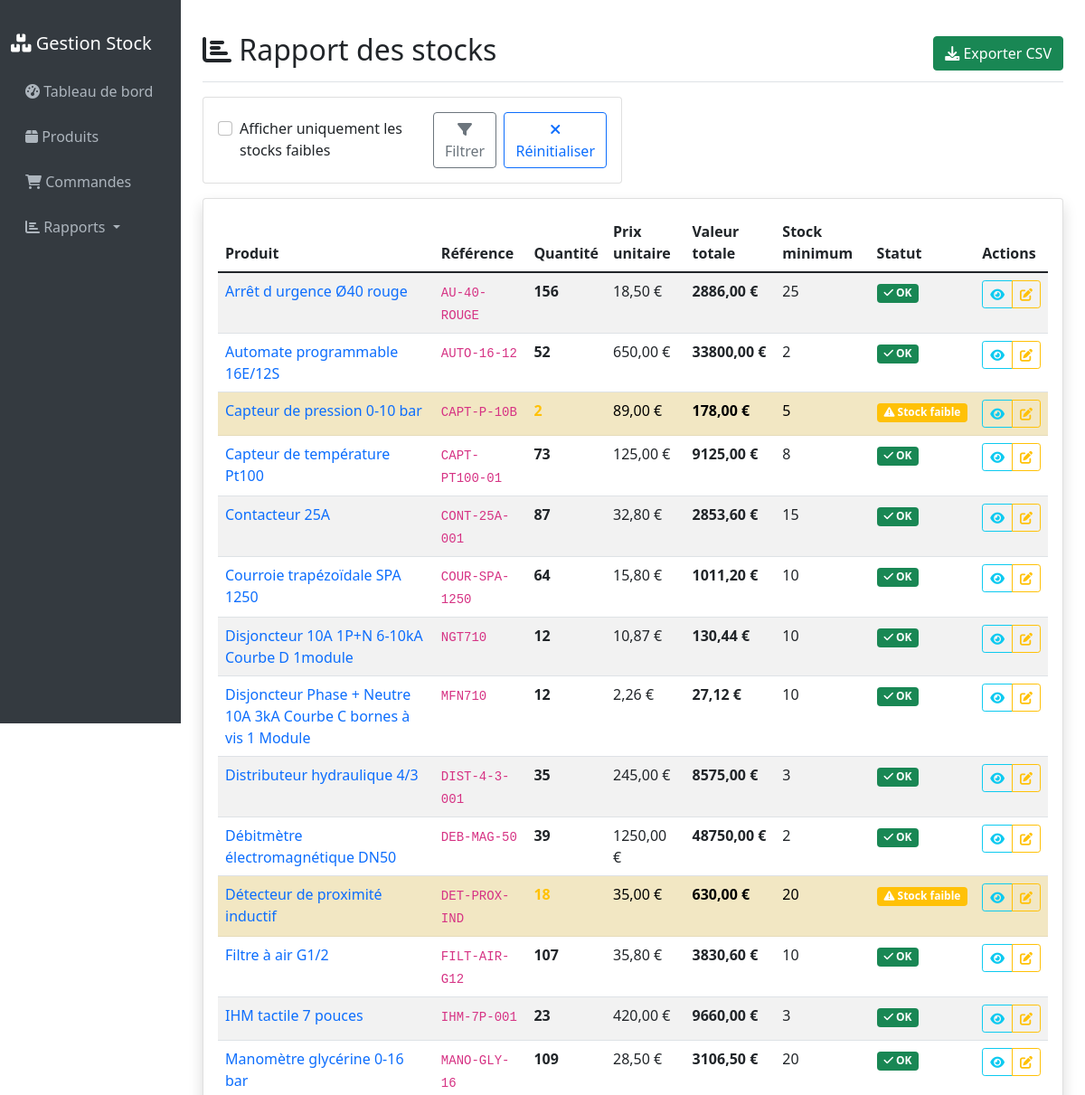
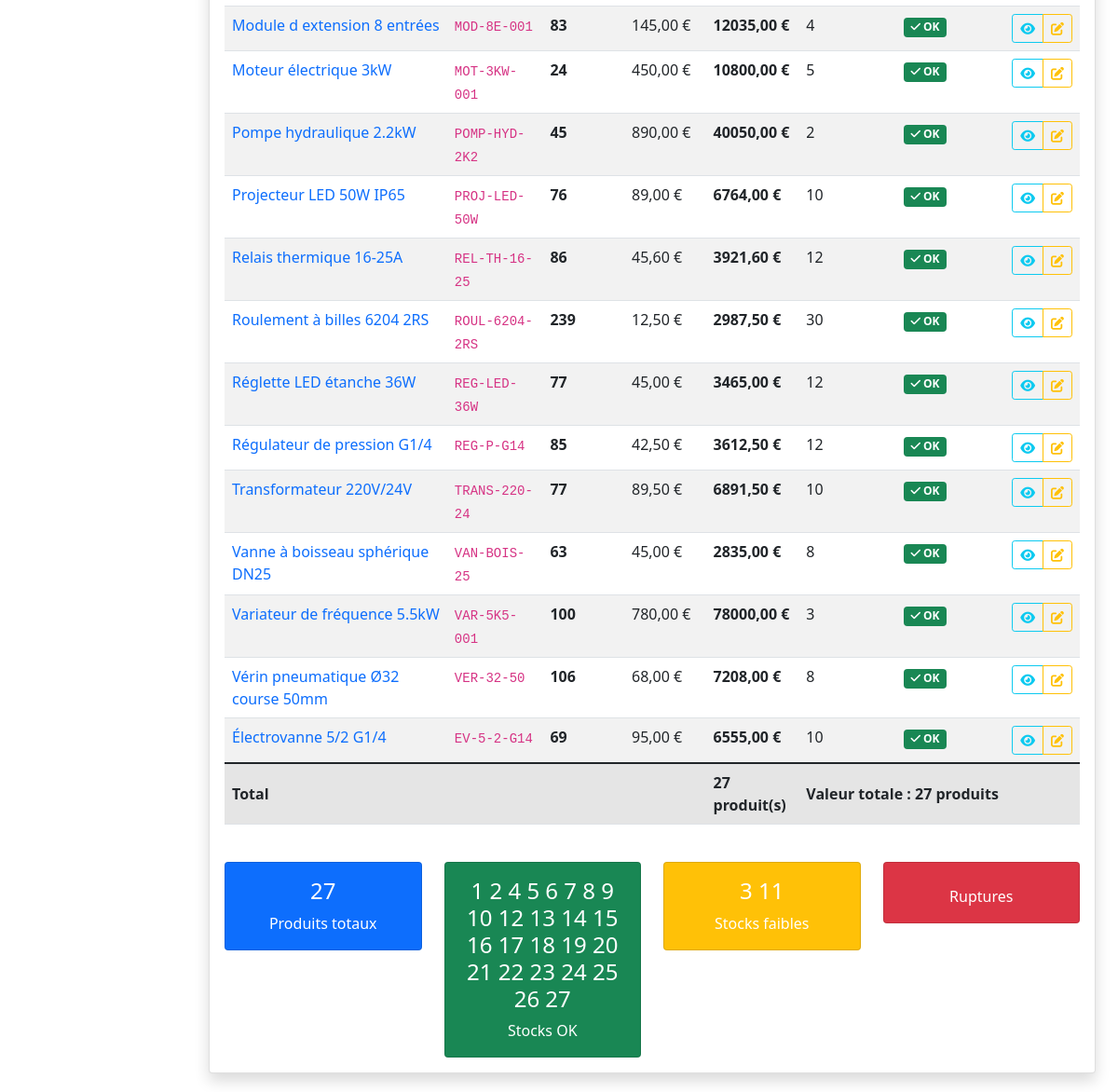
The page /reports/stock/ on the database its author committed (2 pictures, top to bottom).
### inventory/models.py (models this page shows, shortened)
class Product(models.Model):
    name = models.CharField(max_length=255, verbose_name="Nom du produit")
    reference = models.CharField(max_length=100, unique=True, verbose_name="Référence")
    description = models.TextField(blank=True, verbose_name="Description")
    quantity = models.PositiveIntegerField(default=0, verbose_name="Quantité en stock")
    price = models.DecimalField(
        max_digits=10,
        decimal_places=2,
        validators=[MinValueValidator(Decimal('0.01'))],
        verbose_name="Prix unitaire"
    )
    min_stock_level = models.PositiveIntegerField(default=10, verbose_name="Niveau de stock minimum")
    created_at = models.DateTimeField(auto_now_add=True)
    updated_at = models.DateTimeField(auto_now=True)
    class Meta:
        verbose_name = "Produit"
        verbose_name_plural = "Produits"
        ordering = ['name']
    @property
    def is_low_stock(self):
        return self.quantity <= self.min_stock_level
    @property
    def total_value(self):
        return self.quantity * self.price

### inventory/views.py (the view)
# urls.py: path('reports/stock/', views.stock_report, name='stock_report'),
def stock_report(request):
    products = Product.objects.all().order_by('name')
    low_stock_only = request.GET.get('low_stock')
    if low_stock_only:
        products = products.filter(quantity__lte=F('min_stock_level'))
    context = {
        'products': products,
        'low_stock_only': low_stock_only,
    }
    return render(request, 'inventory/stock_report.html', context)

### inventory/templates/inventory/stock_report.html (shortened to what this page needs)
{% extends 'inventory/base.html' %}
{% block content %}
<div class="d-flex justify-content-between flex-wrap flex-md-nowrap align-items-center pt-3 pb-2 mb-3 border-bottom">
    <h1 class="h2"><i class="fas fa-chart-bar"></i> Rapport des stocks</h1>
    <div class="btn-toolbar mb-2 mb-md-0">
        <a href="{% url 'export_stock_csv' %}" class="btn btn-success">
            <i class="fas fa-download"></i> Exporter CSV
        </a>
    </div>
</div>
<div class="row mb-3">
    <div class="col-md-6">
        <div class="card">
            <div class="card-body">
                <form method="get" class="d-flex align-items-center">
                    <div class="form-check me-3">
                        <input class="form-check-input" type="checkbox" name="low_stock" value="1"
                               {% if low_stock_only %}checked{% endif %} id="low_stock_filter">
                        <label class="form-check-label" for="low_stock_filter">
                            Afficher uniquement les stocks faibles
                        </label>
                    </div>
                    <button class="btn btn-outline-secondary" type="submit">
                        <i class="fas fa-filter"></i> Filtrer
                    </button>
                    <a href="{% url 'stock_report' %}" class="btn btn-outline-primary ms-2">
                        <i class="fas fa-times"></i> Réinitialiser
                    </a>
                </form>
            </div>
        </div>
    </div>
</div>
<div class="card shadow">
    <div class="card-body">
        {% if products %}
            <div class="table-responsive">
                <table class="table table-striped">
                    <thead>
                        <tr>
                            <th>Produit</th>
                            <th>Référence</th>
                            <th>Quantité</th>
                            <th>Prix unitaire</th>
                            <th>Valeur totale</th>
                            <th>Stock minimum</th>
                            <th>Statut</th>
                            <th>Actions</th>
                        </tr>
                    </thead>
                    <tbody>
                        {% for product in products %}
                        <tr class="{% if product.quantity == 0 %}table-danger{% elif product.is_low_stock %}table-warning{% endif %}">
                            <td>
                                <a href="{% url 'product_detail' product.pk %}" class="text-decoration-none">
                                    {{ product.name }}
                                </a>
                            </td>
                            <td><code>{{ product.reference }}</code></td>
                            <td>
                                <span class="{% if product.quantity == 0 %}text-danger{% elif product.is_low_stock %}text-warning{% endif %}">
                                    <strong>{{ product.quantity }}</strong>
                                </span>
                            </td>
                            <td>{{ product.price|floatformat:2 }} €</td>
                            <td><strong>{{ product.total_value|floatformat:2 }} €</strong></td>
                            <td>{{ product.min_stock_level }}</td>
                            <td>
                                {% if product.quantity == 0 %}
                                    <span class="badge bg-danger">
                                        <i class="fas fa-times"></i> Rupture
                                    </span>
                                {% elif product.is_low_stock %}
                                    <span class="badge bg-warning">
                                        <i class="fas fa-exclamation-triangle"></i> Stock faible
                                    </span>
                                {% else %}
                                    <span class="badge bg-success">
                                        <i class="fas fa-check"></i> OK
                                    </span>
                                {% endif %}
                            </td>
                            <td>
                                <div class="btn-group btn-group-sm" role="group">
                                    <a href="{% url 'product_detail' product.pk %}" class="btn btn-outline-info">
                                        <i class="fas fa-eye"></i>
                                    </a>
                                    <a href="{% url 'product_update' product.pk %}" class="btn btn-outline-warning">
                                        <i class="fas fa-edit"></i>
                                    </a>
                                </div>
                            </td>
                        </tr>
                        {% endfor %}
                    </tbody>
                    <tfoot>
                        <tr class="table-active">
                            <td colspan="4"><strong>Total</strong></td>
                            <td><strong>{{ products|length }} produit(s)</strong></td>
                            <td colspan="3">
                                <strong>
                                    Valeur totale :
                                    {% widthratio products 1 1 as total_value %}
                                    {{ products|length|add:0 }} produits
                                </strong>
                            </td>
                        </tr>
                    </tfoot>
                </table>
            </div>
            <div class="row mt-4">
                <div class="col-md-3">
                    <div class="card bg-primary text-white">
                        <div class="card-body text-center">
                            <h4>{{ products|length }}</h4>
                            <p class="mb-0">Produits totaux</p>
                        </div>
                    </div>
                </div>
                <div class="col-md-3">
                    <div class="card bg-success text-white">
                        <div class="card-body text-center">
                            <h4>
                                {% for product in products %}
                                    {% if not product.is_low_stock and product.quantity > 0 %}{{ forloop.counter0|add:1 }}{% endif %}
                                {% empty %}0{% endfor %}
                            </h4>
                            <p class="mb-0">Stocks OK</p>
                        </div>
                    </div>
                </div>
                <div class="col-md-3">
                    <div class="card bg-warning text-white">
                        <div class="card-body text-center">
                            <h4>
                                {% for product in products %}
                                    {% if product.is_low_stock and product.quantity > 0 %}{{ forloop.counter0|add:1 }}{% endif %}
                                {% empty %}0{% endfor %}
                            </h4>
                            <p class="mb-0">Stocks faibles</p>
                        </div>
                    </div>
                </div>
                <div class="col-md-3">
                    <div class="card bg-danger text-white">
                        <div class="card-body text-center">
                            <p class="mb-0">Ruptures</p>
                        </div>
                    </div>
                </div>
            </div>
        {% endif %}
    </div>
</div>
{% endblock %}

### rows shown on the page
Product: name "Arrêt d urgence Ø40 rouge", reference "AU-40-ROUGE", quantity "156", price "18,50", total_value "2886,00", min_stock_level "25", shows "OK"
Product: name "Automate programmable 16E/12S", reference "AUTO-16-12", quantity "52", price "650,00", total_value "33800,00", min_stock_level "2", shows "OK"
Product: name "Capteur de pression 0-10 bar", reference "CAPT-P-10B", quantity "2", price "89,00", total_value "178,00", min_stock_level "5", shows "Stock faible"
Product: name "Capteur de température Pt100", reference "CAPT-PT100-01", quantity "73", price "125,00", total_value "9125,00", min_stock_level "8", shows "OK"
Product: name "Contacteur 25A", reference "CONT-25A-001", quantity "87", price "32,80", total_value "2853,60", min_stock_level "15", shows "OK"
Product: name "Courroie trapézoïdale SPA 1250", reference "COUR-SPA-1250", quantity "64", price "15,80", total_value "1011,20", min_stock_level "10", shows "OK"
Product: name "Disjoncteur 10A 1P+N 6-10kA Courbe D 1module", reference "NGT710", quantity "12", price "10,87", total_value "130,44", min_stock_level "10", shows "OK"
Product: name "Disjoncteur Phase + Neutre 10A 3kA Courbe C bornes à vis 1 Module", reference "MFN710", quantity "12", price "2,26", total_value "27,12", min_stock_level "10", shows "OK"
Product: name "Distributeur hydraulique 4/3", reference "DIST-4-3-001", quantity "35", price "245,00", total_value "8575,00", min_stock_level "3", shows "OK"
Product: name "Débitmètre électromagnétique DN50", reference "DEB-MAG-50", quantity "39", price "1250,00", total_value "48750,00", min_stock_level "2", shows "OK"
Product: name "Détecteur de proximité inductif", reference "DET-PROX-IND", quantity "18", price "35,00", total_value "630,00", min_stock_level "20", shows "Stock faible"
Product: name "Filtre à air G1/2", reference "FILT-AIR-G12", quantity "107", price "35,80", total_value "3830,60", min_stock_level "10", shows "OK"
Product: name "IHM tactile 7 pouces", reference "IHM-7P-001", quantity "23", price "420,00", total_value "9660,00", min_stock_level "3", shows "OK"
Product: name "Manomètre glycérine 0-16 bar", reference "MANO-GLY-16", quantity "109", price "28,50", total_value "3106,50", min_stock_level "20", shows "OK"
Product: name "Module d extension 8 entrées", reference "MOD-8E-001", quantity "83", price "145,00", total_value "12035,00", min_stock_level "4", shows "OK"
Product: name "Moteur électrique 3kW", reference "MOT-3KW-001", quantity "24", price "450,00", total_value "10800,00", min_stock_level "5", shows "OK"
Product: name "Pompe hydraulique 2.2kW", reference "POMP-HYD-2K2", quantity "45", price "890,00", total_value "40050,00", min_stock_level "2", shows "OK"
Product: name "Projecteur LED 50W IP65", reference "PROJ-LED-50W", quantity "76", price "89,00", total_value "6764,00", min_stock_level "10", shows "OK"
Product: name "Relais thermique 16-25A", reference "REL-TH-16-25", quantity "86", price "45,60", total_value "3921,60", min_stock_level "12", shows "OK"
Product: name "Roulement à billes 6204 2RS", reference "ROUL-6204-2RS", quantity "239", price "12,50", total_value "2987,50", min_stock_level "30", shows "OK"
Product: name "Réglette LED étanche 36W", reference "REG-LED-36W", quantity "77", price "45,00", total_value "3465,00", min_stock_level "12", shows "OK"
Product: name "Régulateur de pression G1/4", reference "REG-P-G14", quantity "85", price "42,50", total_value "3612,50", min_stock_level "12", shows "OK"
Product: name "Transformateur 220V/24V", reference "TRANS-220-24", quantity "77", price "89,50", total_value "6891,50", min_stock_level "10", shows "OK"
Product: name "Vanne à boisseau sphérique DN25", reference "VAN-BOIS-25", quantity "63", price "45,00", total_value "2835,00", min_stock_level "8", shows "OK"
Product: name "Variateur de fréquence 5.5kW", reference "VAR-5K5-001", quantity "100", price "780,00", total_value "78000,00", min_stock_level "3", shows "OK"
Product: name "Vérin pneumatique Ø32 course 50mm", reference "VER-32-50", quantity "106", price "68,00", total_value "7208,00", min_stock_level "8", shows "OK"
Product: name "Électrovanne 5/2 G1/4", reference "EV-5-2-G14", quantity "69", price "95,00", total_value "6555,00", min_stock_level "10", shows "OK"

### other values the page prints
{{ products|length }} "27"
{{ products|length|add:0 }} "27"
